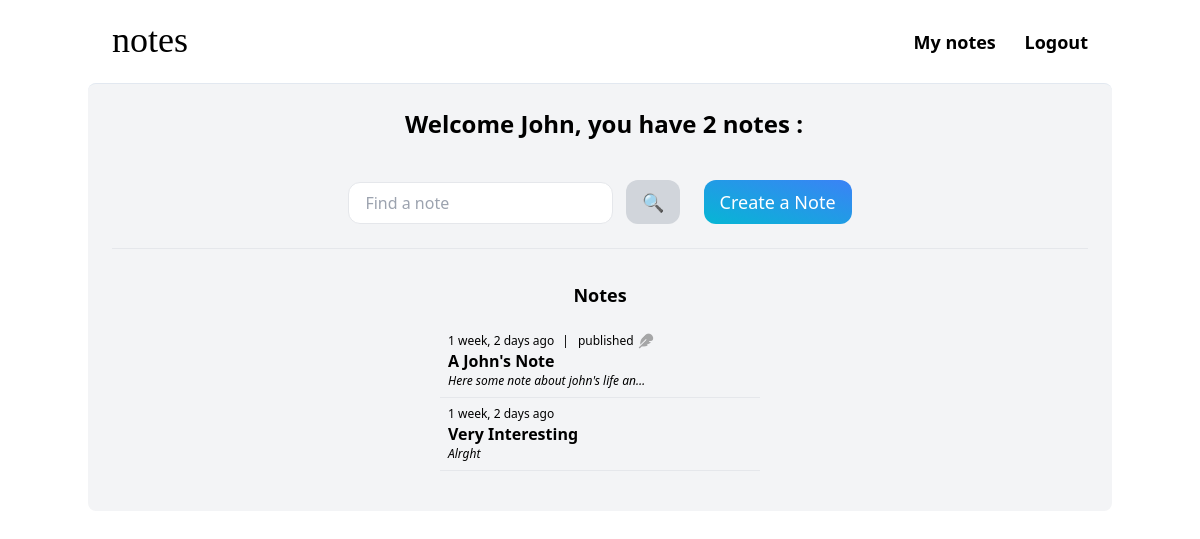
The app's page /my-notes/ (signed in) with its own data.
### main/models.py (models this page shows, shortened)
class Note(models.Model):
    user = models.ForeignKey(User, on_delete=models.CASCADE, null=True, blank=True, related_name="notes")
    title = models.CharField(max_length=150, blank=True)
    note = RichTextField(blank=True, null=True)
    created_time = models.DateTimeField(auto_now_add=True)
    published = models.BooleanField(default=False)
    class Meta:
        ordering = ['-created_time'] # '-' prefix for a descending order

### main/views.py (the view)
# urls.py: path('my-notes/', PersonalNoteList.as_view(), name='notes'),
class PersonalNoteList(LoginRequiredMixin, ListView):
    model = Note
    context_object_name = 'notes'
    template_name = 'main/my_notes.html'
    def get_context_data(self, **kwargs):
        context = super().get_context_data(**kwargs)
        context['notes'] = context['notes'].filter(user=self.request.user) #making sure that the notes we use in the context (to be shown) are only notes from a specific user: the user making the request
        context['count'] = context['notes'].count()
        search = self.request.GET.get('search-area') or ''
        if search is not None:
            context['notes'] = context['notes'].filter(Q(title__icontains = search) | Q(note__icontains = search))
        context['search_input'] = search
        return context

### main/templates/main/my_notes.html (shortened to what this page needs)
{% extends 'main/base.html' %}
{% load static %}
{% block body %}
{% if request.user.is_authenticated %}
  <h1 class="max-sm:w-80 sm:justify-center w-auto mx-auto pl-2 flex flex-wrap text-2xl font-semibold" >Welcome {{request.user|title}},&nbsp;<br><span>you have {{count}} note{{count|pluralize}} :</span></h1>
{% endif %}
<br>
<div class="flex flex-wrap-reverse justify-center space-x-6 mb-6">
  <form class="mt-4 flex-none" method="GET">
    <input class="py-2 px-4 mr-2 border rounded-xl dark:text-black" placeholder="Find a note" type="text" name="search-area" value={{search_input}}>
    <input class="py-2 px-4 text-lg bg-gray-300 hover:bg-gray-400 text-white rounded-xl" type="submit" value="🔍">
  </form>
  <a href="{% url 'note-create' %}" class="mt-4 py-2 px-4 text-lg bg-gradient-to-tr hover:bg-gradient-to-bl from-cyan-500 to-blue-500 text-white rounded-xl" >Create a Note</a>
</div>
<hr class="p-4">
<div class="mx-auto w-80">
  <h2 class="font-semibold text-lg text-center">Notes</h2>
  <div class="grid py-4">
    {% for note in notes %}
      <div class="p-2 border-b">
        <a class="flex gap-2 text-xs font-thin">{{note.created_time|timesince}} ago
        {% if note.published %}
          <span class="inline-flex gap-1 text-xs font-thin">| &ensp;published <img src="{% static 'icons/feather-solid-light.png' %}" alt="feather-icon" style="width: 16px; height: 16px; opacity: 50;"></span>
        {% endif %}
        </a>
        <a href="{% url 'note-update' note.id %}" class="inline-block font-semibold">{{note.title|title}}</a>
        <p class="text-xs italic">{{ note.note|truncatechars:60|striptags|safe }}</p>
      </div>
    {% empty %}
      <div class="border-b text-center">
        <p class="font-thin italic text-sm">Start writing notes! =)</p>
      </div>
    {% endfor %}
  </div>
</div>
{% endblock %}

### records on screen
Note: created_time "1 week, 2 days", published True (drawn), title "A John's Note", note "Here some note about john's life an…"
Note: created_time "1 week, 2 days", title "Very Interesting", note "Alrght"

### other values on screen
{{ request.user|title }} "John"
{{ count }} "2"
